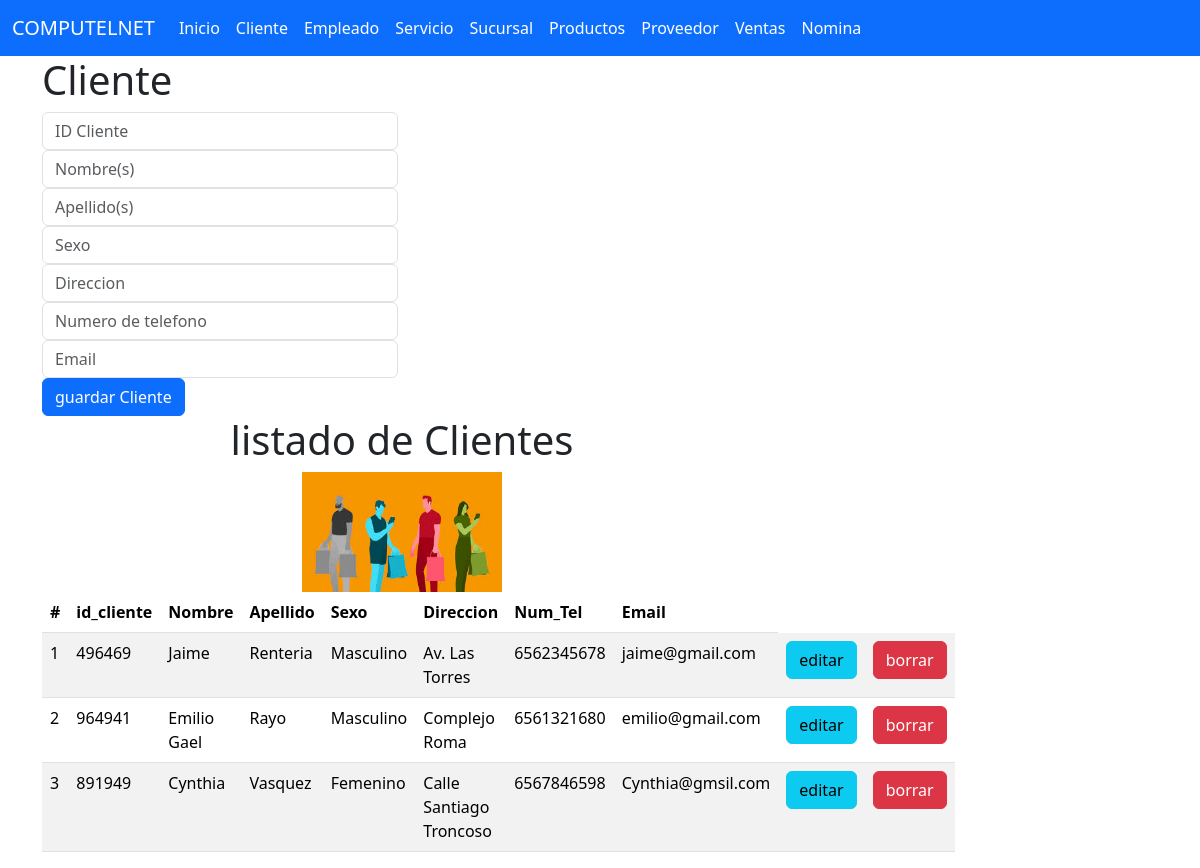
Screenshot of /clientes with the database file from the repository.
### cliente_app/models.py (models this page shows, shortened)
class Clientes (models.Model):
    Id_Cliente=models.CharField(primary_key=True,max_length=6)
    Nombre=models.CharField(max_length=100)
    Apellido=models.CharField(max_length=100)
    Sexo=models.CharField(max_length=20)
    Direccion=models.CharField(max_length=180)
    Num_Tel=models.CharField(max_length=10)
    Email=models.CharField(max_length=180)

### cliente_app/views.py (the view)
# urls.py: path('clientes',views.inicio_vista,name='clientes'),
def inicio_vista(request):
    ListadoClientes=Clientes.objects.all()
    return render(request,'gestionarCliente.html',{'listaClientes':ListadoClientes})

### cliente_app/templates/gestionarCliente.html (shortened to what this page needs)
{% extends "base.html" %}
{% block cuerpo %}
{% load static %}
<div class="row">
    <div class="col-sm-12  col-md-4 col-lg-4 col-xl-4">
        <h1>Cliente</h1>
        <div class="car-body">
            <form action="registrarCliente/" method="POST"> {% csrf_token %}
                <div class="form-group">
                    <input type="text" id="txtid_Cliente" name="txtid_Cliente" class="form-control" placeholder="ID Cliente" minlength="1" maxlength="6" required>
                </div>
                <div class="form-group ">
                    <input type="text" id="txtNombre" name="txtNombre"  class="form-control" placeholder="Nombre(s)" minlength="1" maxlength="100" required>
                </div>
                <div class="form-group">
                    <input type="text" id="txtApellido" name="txtApellido"  class="form-control" placeholder="Apellido(s)" min="1" max="100" required>
                </div>
                <div class="form-group">
                    <input type="text" id="txtSexo" name="txtSexo"  class="form-control" placeholder="Sexo" min="1" max="20" required>
                </div>
                <div class="form-group">
                    <input type="text" id="txtDireccion" name="txtDireccion"  class="form-control" placeholder="Direccion" min="1" max="180" required>
                </div>
                <div class="form-group">
                    <input type="text" id="txtNum_Tel" name="txtNum_Tel"  class="form-control" placeholder="Numero de telefono" min="1" max="10" required>
                </div>
                <div class="form-group">
                    <input type="text" id="txtEmail" name="txtEmail"  class="form-control" placeholder="Email" min="1" max="180" required>
                </div>
                <div class="car-body">
                <button type="submit" class="btn btn-primary">guardar Cliente</button>
                </div>
            </form>
        </div>
    </div>
<div class="row">
    <div class="col-sm-12  col-md-8 col-lg-8 col-xl-8">
        <center>
            <h1>listado de Clientes</h1>
            <img class="w-59" src="{% static 'img/clientes.jpg'%}" alt="nava" width="200" height="120">
        </center>
                <table class="table table-striped">
                    <thead>
                    <tr>
                        <th scope="col">#</th>
                        <th scope="col">id_cliente</th>
                        <th scope="col">Nombre</th>
                        <th scope="col">Apellido</th>
                        <th scope="col">Sexo</th>
                        <th scope="col">Direccion</th>
                        <th scope="col">Num_Tel</th>
                        <th scope="col">Email</th>
                    </tr>
                    </thead>
                    <tbody>
                        {% for m in listaClientes %}
                        <tr>
                        <td>{{forloop.counter}}</td>
                        <td>{{m.Id_Cliente}}</td>
                        <td>{{m.Nombre}}</td>
                        <td>{{m.Apellido}}</td>
                        <td>{{m.Sexo}}</td>
                        <td>{{m.Direccion}}</td>
                        <td>{{m.Num_Tel}}</td>
                        <td>{{m.Email}}</td>
                        <td><a href="seleccionarCliente/{{m.Id_Cliente}}" class="btn btn-info">editar</a> </td>
                        <td><a href="borrarCliente/{{m.Id_Cliente}}" class="btn btn-danger">borrar</a> </td>
                        </tr>
                        {% endfor %}
                    </tbody>
                </table>
    </div>
</div>
</div>
{% endblock %}

### templates/base.html (shortened to what this page needs)
<!doctype html>
<html lang="en">
<head>
    <link href="https://cdn.jsdelivr.net/npm/bootstrap@5.3.3/dist/css/bootstrap.min.css" rel="stylesheet">
</head>
<body>
    <nav class="navbar navbar-expand-lg bg-primary" data-bs-theme="dark">
        <div class="container-fluid">
            <a class="navbar-brand" href="#">COMPUTELNET</a>
            <div class="collapse navbar-collapse" id="navbarNav">
            <ul class="navbar-nav">
                <li class="nav-item">
                <a class="nav-link active" aria-current="page" href="/">Inicio</a>
            </li>
            <li class="nav-item">
                <a class="nav-link active" aria-current="page" href="{% url 'clientes' %}">Cliente</a>
            </li>
            <li class="nav-item">
                <a class="nav-link active" aria-current="page" href="{% url 'empleados' %}">Empleado</a>
            </li>
            <li class="nav-item">
                <a class="nav-link active" aria-current="page" href="{% url 'servicios' %}">Servicio</a>
            </li>
            <li class="nav-item">
                <a class="nav-link active" aria-current="page" href="{% url 'sucursales' %}">Sucursal</a>
            </li>
            <li class="nav-item">
                <a class="nav-link active" aria-current="page" href="{% url 'productos' %}">Productos</a>
            </li>
            <li class="nav-item">
                <a class="nav-link active" aria-current="page" href="{% url 'proveedores' %}">Proveedor</a>
            </li>
            <li class="nav-item">
                <a class="nav-link active" aria-current="page" href="{% url 'Ventas' %}">Ventas</a>
            </li>
            <li class="nav-item">
                <a class="nav-link active" aria-current="page" href="{% url 'nominas' %}">Nomina</a>
            </li>
            </ul>
        </div>
    </div>
    </nav>
    <div class="container">
        {% block cuerpo %}
        {% endblock %}
    </div>
</body>
</html>

### rows the page displays
Clientes: Id_Cliente "496469", Nombre "Jaime", Apellido "Renteria", Sexo "Masculino", Direccion "Av. Las Torres", Num_Tel "6562345678", Email "jaime@gmail.com"
Clientes: Id_Cliente "964941", Nombre "Emilio Gael", Apellido "Rayo", Sexo "Masculino", Direccion "Complejo Roma", Num_Tel "6561321680", Email "emilio@gmail.com"
Clientes: Id_Cliente "891949", Nombre "Cynthia", Apellido "Vasquez", Sexo "Femenino", Direccion "Calle Santiago Troncoso", Num_Tel "6567846598", Email "Cynthia@gmsil.com"
